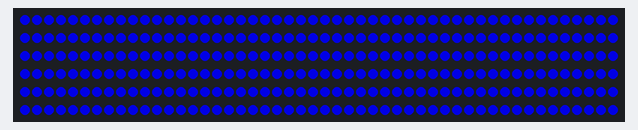
Simulated run of this sketch. Board: Arduino Mega 2560, built with avr-gcc and run on an emulated ATmega2560. Shown: 300 RGB LEDs in strip order, left to right, continuing on the next row. Dim RGB values are drawn brighter than linear.

Above: at 0.1 s.

The sketch:

LED_anim_test.ino
```cpp
#include <FastLED.h>

#define LED_PIN 6
#define NUM_LEDS 300

CRGB leds[NUM_LEDS];

const float THRESHOLD = 0.6;

float globalP = 0;
bool wasBlue = false;

void setup() {
    Serial.begin(115200);

    FastLED.addLeds<WS2811, LED_PIN, BRG>(leds, NUM_LEDS);

    FastLED.clear();
    FastLED.show();
    for (int i = 0; i < NUM_LEDS; i++) {
        leds[i] = CRGB::Blue;
    }
    FastLED.setBrightness(175);
    FastLED.show();
}


void flashLEDs() {
    uint8_t originalBrightness = FastLED.getBrightness();

    FastLED.setBrightness(255);
    FastLED.show();
    delay(100);

    FastLED.setBrightness(originalBrightness);
    FastLED.show();
}

void loop() {
    delay(3000);
    flashLEDs();
}
```
